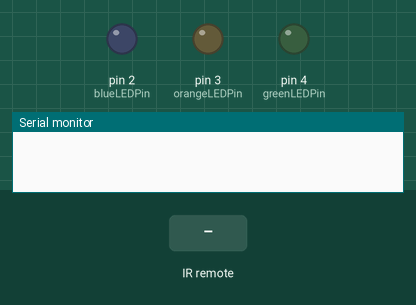
A sketch run on a simulated Arduino Uno, built with avr-gcc and run on an emulated ATmega328P. Parts: output pins drawn as LEDs (lit = HIGH), the last lines printed to the serial monitor. The inputs (shaded band) are chosen by the test bench.

Above: at 1.2 s.
1.3 s: infrared code 0x10 received
At 1.8 s:
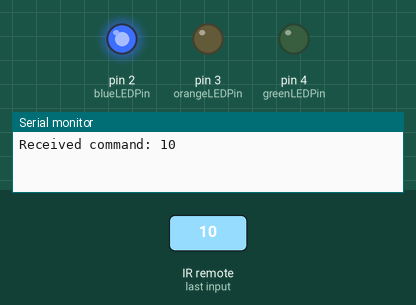
2.8 s: infrared code 0x12 received
At 4.0 s:
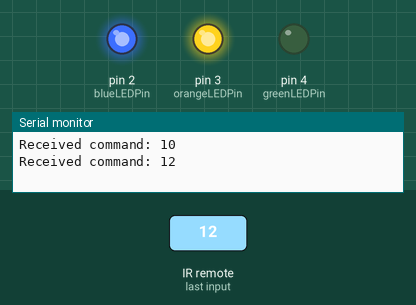
4.3 s: infrared code 0x11 received
At 5.3 s:
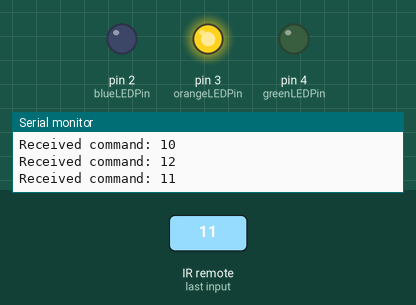
5.8 s: infrared code 0x15 received
At 6.4 s:
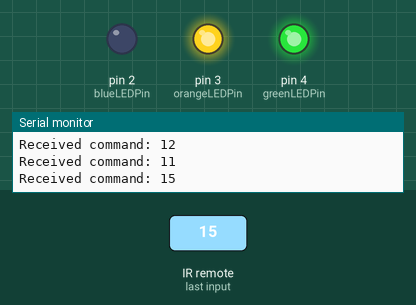
7.3 s: infrared code 0x14 received
At 7.6 s:
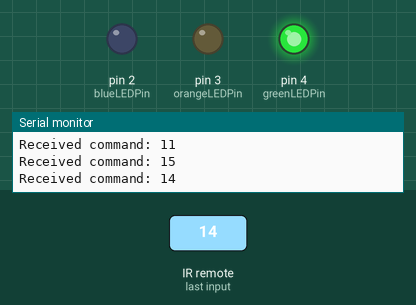
8.8 s: infrared code 0x16 received
At 9.9 s:
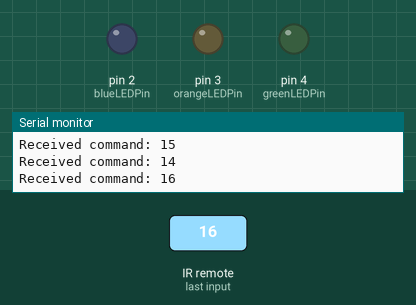
Timing chart, 0 to 11.3 s (numbered marks = the images above; inputs shaded):
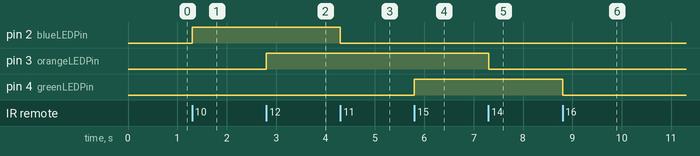

Measured:
- after the input at 1.3 s, pin 2 (blueLEDPin): LOW → HIGH at once
- after the input at 2.8 s, pin 3 (orangeLEDPin): LOW → HIGH at once
- after the input at 4.3 s, pin 2 (blueLEDPin): HIGH → LOW at once
- after the input at 5.8 s, pin 4 (greenLEDPin): LOW → HIGH at once
- after the input at 7.3 s, pin 3 (orangeLEDPin): HIGH → LOW at once
- after the input at 8.8 s, pin 4 (greenLEDPin): HIGH → LOW at once

The sketch:

controlling_leds_using_ir_remote1.ino
```cpp
#include <IRremote.h>

// Pin definitions
const int blueLEDPin = 2;
const int orangeLEDPin = 3;
const int greenLEDPin = 4;
const int IR_RECEIVE_PIN = 12;

void setup() {
  Serial.begin(9600);  // Initialize serial monitor for debugging
  IrReceiver.begin(IR_RECEIVE_PIN, ENABLE_LED_FEEDBACK);  // Initialize IR receiver

  // Set LED pins as output
  pinMode(blueLEDPin, OUTPUT);
  pinMode(orangeLEDPin, OUTPUT);
  pinMode(greenLEDPin, OUTPUT);
}

void loop() {
  if (IrReceiver.decode()) {  // Check if an IR signal is received
    long int command = IrReceiver.decodedIRData.command;  // Get the command value from the IR signal
    Serial.print("Received command: ");
    Serial.println(command, HEX);  // Print the command value for debugging

    // Use switch-case to control the LEDs based on the IR command
    switch (command) {
      case 0x10:  // Button 1 ON (Blue LED)
        digitalWrite(blueLEDPin, HIGH);
        break;
      case 0x11:  // Button 2 OFF (Blue LED)
        digitalWrite(blueLEDPin, LOW);
        break;
      case 0x12:  // Button 3 ON (Orange LED)
        digitalWrite(orangeLEDPin, HIGH);
        break;
      case 0x14:  // Button 4 OFF (Orange LED)
        digitalWrite(orangeLEDPin, LOW);
        break;
      case 0x15:  // Button 5 ON (Green LED)
        digitalWrite(greenLEDPin, HIGH);
        break;
      case 0x16:  // Button 6 OFF (Green LED)
        digitalWrite(greenLEDPin, LOW);
        break;
      default:
        // If the command is not recognized, do nothing
        break;
    }

    IrReceiver.resume();  // Ready for the next IR signal
  }
}
```
